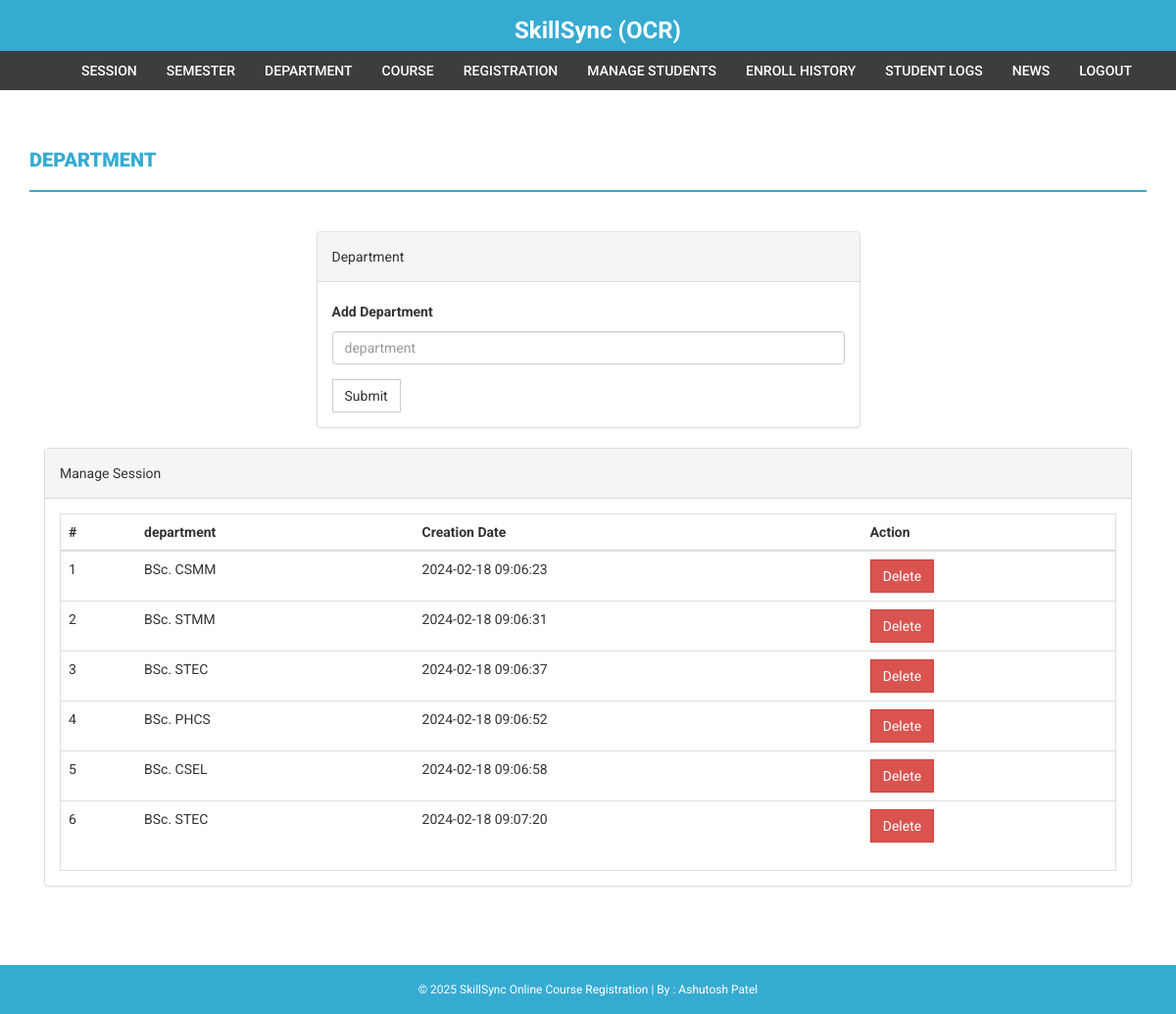
The page /admin/department.php (signed in) on the database its author committed.
### tables this page shows
CREATE TABLE `department` (
  `id` int(11) NOT NULL,
  `department` varchar(255) DEFAULT NULL,
  `creationDate` timestamp NULL DEFAULT current_timestamp()
);

### admin/department.php (the view, shortened to what this page needs)
<?php
if(strlen($_SESSION['alogin'])==0)
    {
header('location:index.php');
}
else{
?>
<!DOCTYPE html>
<html xmlns="http://www.w3.org/1999/xhtml">
<head>
    <link href="../assets/css/bootstrap.css" rel="stylesheet" />
    <link href="../assets/css/font-awesome.css" rel="stylesheet" />
    <link href="../assets/css/style.css" rel="stylesheet" />
</head>
<body>
<?php include('includes/header.php');?>
<?php if($_SESSION['alogin']!="")
{
 include('includes/menubar.php');
}
 ?>
    <div class="content-wrapper">
        <div class="container">
              <div class="row">
                    <div class="col-md-12">
                        <h1 class="page-head-line">Department  </h1>
                    </div>
                </div>
                <div class="row" >
                  <div class="col-md-3"></div>
                    <div class="col-md-6">
                        <div class="panel panel-default">
                        <div class="panel-heading">
                           Department
                        </div>
                        <div class="panel-body">
                       <form name="dept" method="post">
   <div class="form-group">
    <label for="department">Add Department  </label>
    <input type="text" class="form-control" id="department" name="department" placeholder="department" required />
  </div>
 <button type="submit" name="submit" class="btn btn-default">Submit</button>
</form>
                            </div>
                            </div>
                    </div>
                </div>
                <div class="col-md-12">
                    <div class="panel panel-default">
                        <div class="panel-heading">
                            Manage Session
                        </div>
                        <div class="panel-body">
                            <div class="table-responsive table-bordered">
                                <table class="table">
                                    <thead>
                                        <tr>
                                            <th>#</th>
                                            <th>department</th>
                                            <th>Creation Date</th>
                                            <th>Action</th>
                                        </tr>
                                    </thead>
                                    <tbody>
<?php
$sql=mysqli_query($con,"select * from department");
$cnt=1;
while($row=mysqli_fetch_array($sql))
{
?>
                                        <tr>
                                            <td><?php echo $cnt;?></td>
                                            <td><?php echo htmlentities($row['department']);?></td>
                                            <td><?php echo htmlentities($row['creationDate']);?></td>
                                            <td>
  <a href="department.php?id=<?php echo $row['id']?>&del=delete" onClick="return confirm('Are you sure you want to delete?')">
                                            <button class="btn btn-danger">Delete</button>
</a>
                                            </td>
                                        </tr>
<?php
$cnt++;
} ?>
                                    </tbody>
                                </table>
                            </div>
                        </div>
                    </div>
                </div>
            </div>
        </div>
  <?php include('includes/footer.php');?>
</body>
</html>
<?php } ?>

### assets/css/style.css (style rules this page uses)
body { font-family: 'Roboto', sans-serif; line-height: 30px; }
.content-wrapper { margin-top: 40px; min-height: 600px; padding-bottom: 60px; }
.page-head-line { font-weight: 900; padding-bottom: 20px; border-bottom: 2px solid #36abd2; text-transform: uppercase; color: #36abd2; font-size: 20px; margin-bottom: 40px; }
.btn { border-radius: 0px; -webkit-border-radius: 0px; -moz-border-radius: 0px; }

### rows shown on the page
department: department "BSc. CSMM", creationDate "2024-02-18 09:06:23"
department: department "BSc. STMM", creationDate "2024-02-18 09:06:31"
department: department "BSc. STEC", creationDate "2024-02-18 09:06:37"
department: department "BSc. PHCS", creationDate "2024-02-18 09:06:52"
department: department "BSc. CSEL", creationDate "2024-02-18 09:06:58"
department: department "BSc. STEC", creationDate "2024-02-18 09:07:20"
